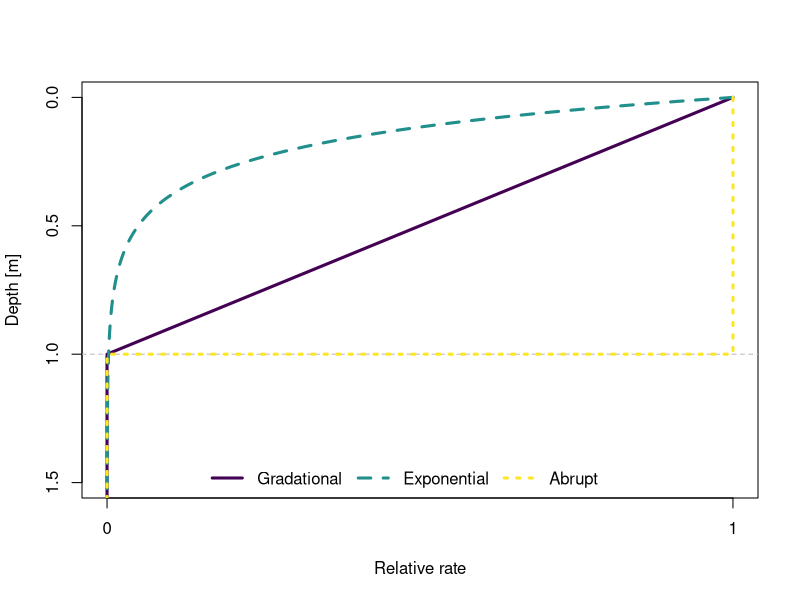

This figure's R source:
library(viridis)
z = seq(0,3,0.001)
perc = 1 # percentage of mixing at depth of 1 meter
z_upp = 1 # reference for where perc has to be reached

# Gradational
dd_grd = (z_upp - sqrt(z_upp^2*(1-perc))) / z_upp^2 # find dd_grd for perc

-dd_grd/2*z_upp^2 + z_upp
perc*(-dd_grd/2*(1/dd_grd)^2+1/dd_grd)

BT_grd = 1-dd_grd*z
BT_grd[BT_grd < 0] = 0

# Exponential
dd_exp = -log(1-perc)/z_upp

dd_exp = 6

BT_exp = exp(-dd_exp*z)

# Abrupt
dd_abr = z_upp/perc
BT_all = c(1,1,0,0)
z_uni = c(0, dd_abr,dd_abr, max(z))

cols = viridis(3)
png('C:/Users/Marijn/sciebo/Research/Bioturbation/Figures/depthFunctions.png', height = 6, width = 6, units = 'in', res = 500)
{
  plot(0,pch=NA,
       xlim = c(0,1),
       ylim = c(z_upp*1.5,0),
       xlab = "Relative rate",
       ylab = "Depth [m]", xaxt = 'n')
  axis(side = 1, at = c(0,1))
  abline(h = z_upp, col = 'grey', lty = 2)
  
  lines(z~ BT_grd, col = cols[1], lty = 1, lwd = 3)
  lines(z~ BT_exp, col = cols[2], lty = 2, lwd = 3)
  lines(z_uni~ BT_all, col = cols[3], lty = 3, lwd = 3)
  
  legend('bottom', legend = c("Gradational", "Exponential", "Abrupt"), lty = c(1,2,3), 
         col = cols, ncol = 3,bty = 'n', lwd = 3)
};dev.off()




